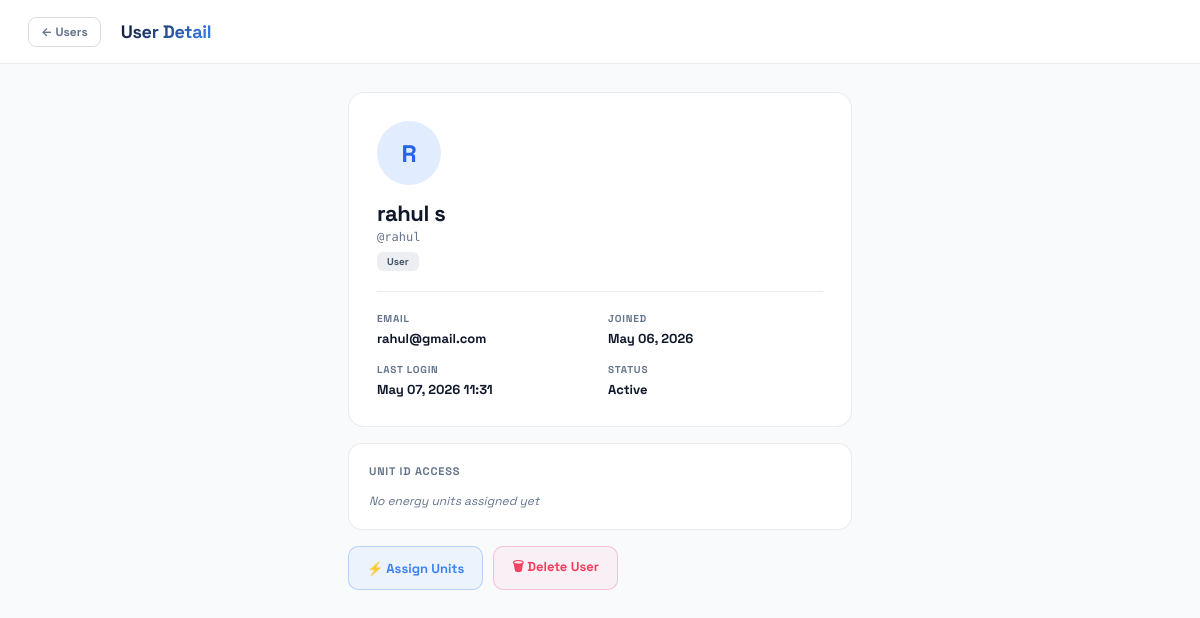
The app's page /users/2/ (signed in) with its own data.
### app1/models.py (models this page shows, shortened)
class User(AbstractUser):
    ROLE_CHOICES = [
        ('superadmin', 'Super Admin'),
        ('admin', 'Admin'),
        ('user', 'User'),
    ]
    role = models.CharField(max_length=20, choices=ROLE_CHOICES, default='user')
    unit_ids = models.JSONField(
        default=list,
        blank=True,
        help_text="List of unit IDs this user has access to"
    )
    created_at = models.DateTimeField(auto_now_add=True)
    updated_at = models.DateTimeField(auto_now=True)
    groups = models.ManyToManyField(
        'auth.Group',
        verbose_name='groups',
        blank=True,
        related_name='app1_user_set',
        related_query_name='app1_user',
    )
    user_permissions = models.ManyToManyField(
        'auth.Permission',
        verbose_name='user permissions',
        blank=True,
        related_name='app1_user_set',
        related_query_name='app1_user',
    )
    class Meta:
        verbose_name = 'User'
        verbose_name_plural = 'Users'
    def is_admin_or_superadmin(self):
        return self.role in ('admin', 'superadmin')

### app1/views.py (the view)
# urls.py: path('users/<int:user_id>/',          views.user_detail,  name='user_detail'),
@admin_required
def user_detail(request, user_id):
    target_user = get_object_or_404(User, pk=user_id)
    return render(request, 'app1/user_detail.html', {'target_user': target_user})

### app1/views.py (called while the page is built)
def admin_required(view_func):
    @wraps(view_func)
    @login_required(login_url='login')
    def wrapper(request, *args, **kwargs):
        if not request.user.is_admin_or_superadmin():
            return HttpResponseForbidden(
                "<h2>403 – Forbidden</h2><p>Admin access required.</p>"
            )
        return view_func(request, *args, **kwargs)
    return wrapper

### app1/templates/app1/user_detail.html (shortened to what this page needs)
<!DOCTYPE html>
<html lang="en">
<head>
</head>
<body>
<header class="topbar">
  <a href="{% url 'user_list' %}" class="back-btn">← Users</a>
  <span class="topbar-title">User Detail</span>
</header>
<div class="content">
  <div class="profile-card">
    <div class="avatar-xl">{{ target_user.username|slice:":1"|upper }}</div>
    <div class="profile-name">{{ target_user.get_full_name|default:target_user.username }}</div>
    <div class="profile-username">@{{ target_user.username }}</div>
    <span class="badge {{ target_user.role }}">{{ target_user.get_role_display }}</span>
    <div class="info-grid">
      <div class="info-item">
        <div class="info-label">Email</div>
        <div class="info-val">{{ target_user.email|default:"—" }}</div>
      </div>
      <div class="info-item">
        <div class="info-label">Joined</div>
        <div class="info-val">{{ target_user.date_joined|date:"M d, Y" }}</div>
      </div>
      <div class="info-item">
        <div class="info-label">Last Login</div>
        <div class="info-val">{{ target_user.last_login|date:"M d, Y H:i"|default:"Never" }}</div>
      </div>
      <div class="info-item">
        <div class="info-label">Status</div>
        <div class="info-val">{% if target_user.is_active %}Active{% else %}Disabled{% endif %}</div>
      </div>
    </div>
  </div>
  <div class="units-section">
    <div class="section-title">Unit ID Access</div>
    {% if target_user.unit_ids %}
      <div class="unit-pills">
        {% for uid in target_user.unit_ids %}
          <span class="unit-pill">⚡ Unit {{ uid }}</span>
        {% endfor %}
      </div>
    {% else %}
      <span class="unit-none">No energy units assigned yet</span>
    {% endif %}
  </div>
  <div class="action-row">
    <a href="{% url 'assign_units' target_user.pk %}" class="act-btn assign">⚡ Assign Units</a>
    {% if target_user != request.user %}
      <a href="{% url 'delete_user' target_user.pk %}" class="act-btn del">🗑 Delete User</a>
    {% endif %}
  </div>
</div>
</body>
</html>

### app1/templates/app1/user_detail.html (style rules this page uses)
* { margin:0;padding:0;box-sizing:border-box; }
:root { --font-text:'Space Grotesk',-apple-system,BlinkMacSystemFont,sans-serif; --font-mono:'Syne Mono',monospace; --bg:#F8FAFC;--bg2:#FFFFFF;--surface:#F1F5F9; --border:rgba(0,0,0,0.08);--border2:rgba(0,0,0,0.14); --text1:#0F172A;--text2:#334155;--text3:#64748B; --accent:#3B82F6;--accent2:#2563EB;--error:#F43F5E; }
body { font-family:var(--font-text);background:var(--bg);color:var(--text1);font-size:13px;-webkit-font-smoothing:antialiased;min-height:100vh; }
.topbar { background:var(--bg2);border-bottom:1px solid var(--border);padding:0 28px;height:64px;display:flex;align-items:center;gap:20px;position:sticky;top:0;z-index:50; }
.topbar-title { font-size:18px;font-weight:800;background:linear-gradient(135deg,#0F172A,#3B82F6);-webkit-background-clip:text;background-clip:text;color:transparent;letter-spacing:-0.3px; }
.back-btn { display:inline-flex;align-items:center;gap:5px;font-size:12px;font-weight:700;color:var(--text3);text-decoration:none;padding:6px 12px;border-radius:8px;border:1px solid var(--border2);transition:all 0.15s; }
.content { padding:28px;max-width:560px;margin:0 auto; }
.profile-card { background:var(--bg2);border:1px solid var(--border);border-radius:16px;padding:28px;margin-bottom:16px; }
.avatar-xl { width:64px;height:64px;border-radius:50%;background:rgba(59,130,246,0.15);display:flex;align-items:center;justify-content:center;font-size:24px;font-weight:800;color:#2563EB;margin-bottom:14px; }
.profile-name { font-size:22px;font-weight:800;letter-spacing:-0.4px; }
.profile-username { font-family:var(--font-mono);font-size:12px;color:var(--text3);margin-top:3px; }
.badge { display:inline-flex;align-items:center;gap:4px;font-size:10px;font-weight:800;padding:3px 10px;border-radius:6px;margin-top:8px; }
.badge.user { background:rgba(100,116,139,0.12);color:#475569; }
.info-grid { display:grid;grid-template-columns:1fr 1fr;gap:16px;margin-top:20px;padding-top:20px;border-top:1px solid var(--border); }
.info-label { font-size:10px;font-weight:800;letter-spacing:0.8px;text-transform:uppercase;color:var(--text3);margin-bottom:5px; }
.info-val { font-size:13px;font-weight:700;color:var(--text1); }
.units-section { background:var(--bg2);border:1px solid var(--border);border-radius:14px;padding:20px;margin-bottom:16px; }
.section-title { font-size:11px;font-weight:800;letter-spacing:0.8px;text-transform:uppercase;color:var(--text3);margin-bottom:14px; }
.unit-none { font-size:12px;color:var(--text3);font-style:italic; }
.action-row { display:flex;gap:10px;flex-wrap:wrap; }
.act-btn { display:inline-flex;align-items:center;gap:6px;padding:10px 18px;border-radius:10px;font-family:var(--font-text);font-size:13px;font-weight:700;cursor:pointer;border:1px solid;text-decoration:none;transition:all 0.12s; }
.act-btn.assign { border-color:rgba(59,130,246,0.3);color:var(--accent);background:rgba(59,130,246,0.06); }
.act-btn.del { border-color:rgba(244,63,94,0.25);color:var(--error);background:rgba(244,63,94,0.05); }

### records on screen
User: username "R", get_full_name "rahul s", username "rahul", role "User", email "rahul@gmail.com", date_joined "May 06, 2026", last_login "May 07, 2026 11:31"
